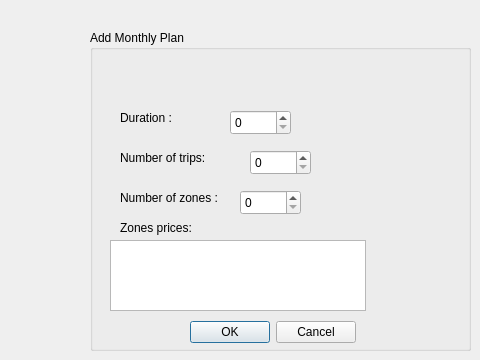
       <widget class="QWidget" name="page_5">
        <widget class="QGroupBox" name="groupBox_monthly">
         <property name="geometry">
          <rect>
           <x>90</x>
           <y>30</y>
           <width>381</width>
           <height>321</height>
          </rect>
         </property>
         <property name="title">
          <string>Add Monthly Plan</string>
         </property>
         <widget class="QLabel" name="label_52">
          <property name="geometry">
           <rect>
            <x>30</x>
            <y>80</y>
            <width>61</width>
            <height>16</height>
           </rect>
          </property>
          <property name="text">
           <string>Duration :</string>
          </property>
         </widget>
         <widget class="QLabel" name="label_57">
          <property name="geometry">
           <rect>
            <x>30</x>
            <y>120</y>
            <width>101</width>
            <height>16</height>
           </rect>
          </property>
          <property name="text">
           <string>Number of trips: </string>
          </property>
         </widget>
         <widget class="QLabel" name="label_58">
          <property name="geometry">
           <rect>
            <x>30</x>
            <y>160</y>
            <width>111</width>
            <height>16</height>
           </rect>
          </property>
          <property name="text">
           <string>Number of zones :</string>
          </property>
         </widget>
         <widget class="QTableWidget" name="tableWidget_month_zonePrices">
          <property name="geometry">
           <rect>
            <x>20</x>
            <y>210</y>
            <width>256</width>
            <height>71</height>
           </rect>
          </property>
         </widget>
         <widget class="QSpinBox" name="spinBox_month_zones">
          <property name="geometry">
           <rect>
            <x>150</x>
            <y>160</y>
            <width>61</width>
            <height>25</height>
           </rect>
          </property>
         </widget>
         <widget class="QLabel" name="label_59">
          <property name="geometry">
           <rect>
            <x>30</x>
            <y>190</y>
            <width>81</width>
            <height>16</height>
           </rect>
          </property>
          <property name="text">
           <string>Zones prices: </string>
          </property>
         </widget>
         <widget class="QDialogButtonBox" name="dialogButtonBox_month">
          <property name="geometry">
           <rect>
            <x>100</x>
            <y>290</y>
            <width>166</width>
            <height>24</height>
           </rect>
          </property>
          <property name="standardButtons">
           <set>QDialogButtonBox::StandardButton::Cancel|QDialogButtonBox::StandardButton::Ok</set>
          </property>
         </widget>
         <widget class="QSpinBox" name="spinBox_month_trips">
          <property name="geometry">
           <rect>
            <x>160</x>
            <y>120</y>
            <width>61</width>
            <height>25</height>
           </rect>
          </property>
         </widget>
         <widget class="QSpinBox" name="spinBox_month_duration">
          <property name="geometry">
           <rect>
            <x>140</x>
            <y>80</y>
            <width>61</width>
            <height>25</height>
           </rect>
          </property>
         </widget>
        </widget>
       </widget>
